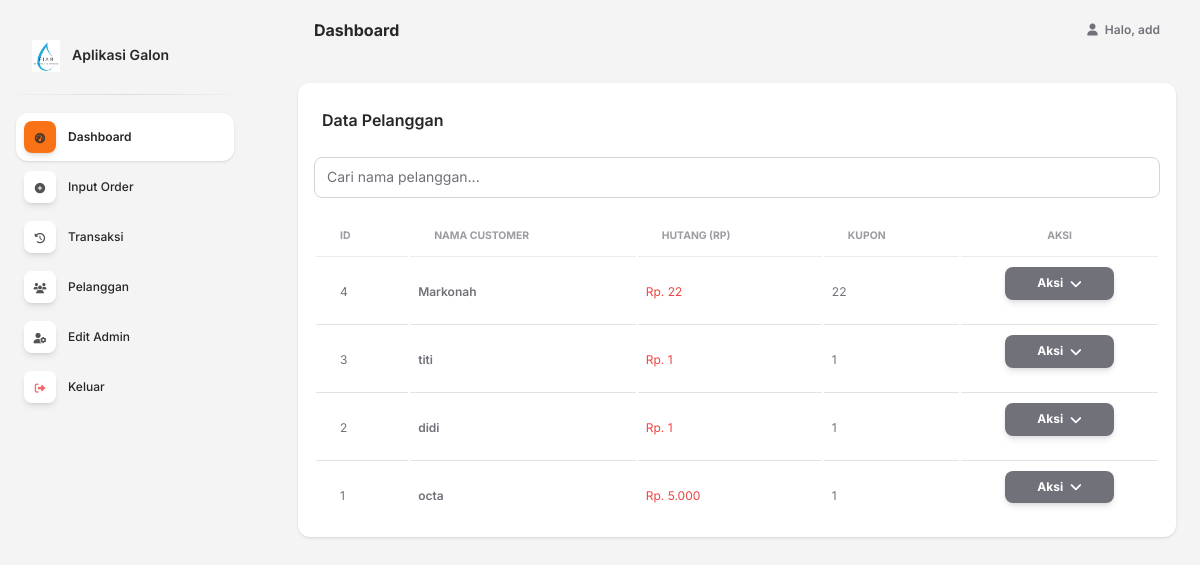
The app's page /pages/pelanggan.php (signed in) with its own data.
### tables this page shows
CREATE TABLE `pelanggan` (
  `id` int(11) NOT NULL,
  `nama_customer` varchar(100) NOT NULL,
  `dibayar` int(11) DEFAULT 0,
  `hutang` int(11) DEFAULT 0,
  `kupon` int(11) DEFAULT 0
);

### pages/pelanggan.php (the view, shortened to what this page needs)
<?php include "nav.php"; ?>
<div class="container mt-4">
  <div class="card">
    <div class="card-header pb-0 d-flex justify-content-between align-items-center">
      <h6>Data Pelanggan</h6>
    </div>
    <div class="card-body px-3 pt-3 pb-2">
      <div class="mb-3">
        <input type="text" id="searchInput" class="form-control" placeholder="Cari nama pelanggan...">
      </div>
      <div class="table-responsive p-0">
        <table class="table align-items-center mb-0 table-responsive-stack" id="pelangganTable">
          <thead>
            <tr>
              <th class="text-uppercase text-secondary text-xxs font-weight-bolder opacity-7">ID</th>
              <th class="text-uppercase text-secondary text-xxs font-weight-bolder opacity-7">Nama Customer</th>
              <th class="text-uppercase text-secondary text-xxs font-weight-bolder opacity-7">Hutang (Rp)</th>
              <th class="text-uppercase text-secondary text-xxs font-weight-bolder opacity-7">Kupon</th>
              <th class="text-uppercase text-secondary text-xxs font-weight-bolder opacity-7 text-center">Aksi</th>
            </tr>
          </thead>
          <tbody>
            <?php
            require_once __DIR__ . '/../config/db.php';
            $query = "SELECT * FROM pelanggan ORDER BY id DESC";
            $result = mysqli_query($conn, $query);
            while ($row = mysqli_fetch_assoc($result)) {
            ?>
              <tr>
                <td data-label="ID" class="text-xs ps-4"><?php echo $row['id']; ?></td>
                <td data-label="Nama Customer">
                  <p class="text-xs font-weight-bold mb-0 nama-customer"><?php echo htmlspecialchars($row['nama_customer']); ?></p>
                </td>
                <td data-label="Hutang">
                  <p class="text-xs mb-0 text-danger">Rp. <?php echo number_format($row['hutang'], 0, ',', '.'); ?></p>
                </td>
                <td data-label="Kupon">
                  <p class="text-xs mb-0"><?php echo $row['kupon']; ?></p>
                </td>
                <td data-label="Aksi" class="text-center">
                  <div class="dropdown">
                    <button class="btn btn-secondary btn-sm dropdown-toggle" type="button" id="dropdownMenuButton-<?= $row['id']; ?>" data-bs-toggle="dropdown" aria-expanded="false">
                      Aksi
                    </button>
                  </div>
                </td>
              </tr>
            <?php } ?>
          </tbody>
        </table>
      </div>
    </div>
  </div>
</div>
<?php include "base/footer.php"; ?>

### records on screen
pelanggan: id "4", nama_customer "Markonah", hutang "22", kupon "22"
pelanggan: id "3", nama_customer "titi", hutang "1", kupon "1"
pelanggan: id "2", nama_customer "didi", hutang "1", kupon "1"
pelanggan: id "1", nama_customer "octa", hutang "5.000", kupon "1"

### other values on screen
str_replace('_', ' ', $_GET['page'] ?? 'Dashboard') "Dashboard"
$_SESSION['username'] "add"
